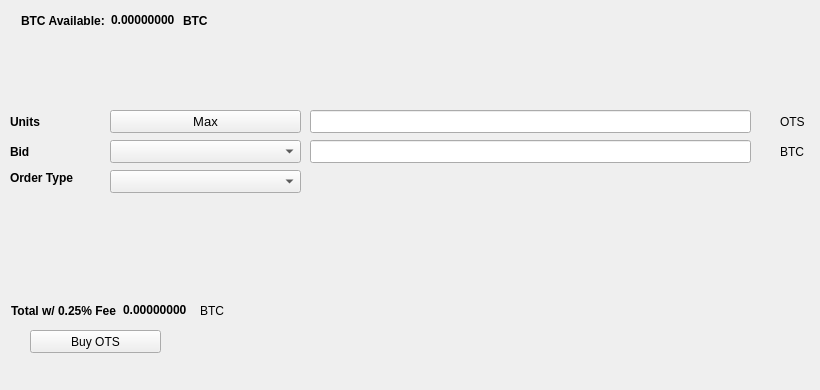
   <widget class="QWidget" name="BuyTab">
    <attribute name="title">
     <string>Buy</string>
    </attribute>
    <widget class="QPushButton" name="BuyOTS">
     <property name="geometry">
      <rect>
       <x>30</x>
       <y>330</y>
       <width>131</width>
       <height>23</height>
      </rect>
     </property>
     <property name="text">
      <string>Buy OTS</string>
     </property>
     <property name="icon">
      <iconset resource="../otscoin.qrc">
       <normaloff>:/icons/bitcoin</normaloff>:/icons/bitcoin</iconset>
     </property>
    </widget>
    <widget class="QLabel" name="label_3">
     <property name="geometry">
      <rect>
       <x>10</x>
       <y>110</y>
       <width>46</width>
       <height>23</height>
      </rect>
     </property>
     <property name="font">
      <font>
       <weight>75</weight>
       <bold>true</bold>
      </font>
     </property>
     <property name="text">
      <string>Units</string>
     </property>
    </widget>
    <widget class="QLineEdit" name="UnitsInput">
     <property name="geometry">
      <rect>
       <x>310</x>
       <y>110</y>
       <width>441</width>
       <height>23</height>
      </rect>
     </property>
     <property name="font">
      <font>
       <pointsize>9</pointsize>
       <weight>75</weight>
       <bold>true</bold>
      </font>
     </property>
    </widget>
    <widget class="QLineEdit" name="BuyBidPriceEdit">
     <property name="geometry">
      <rect>
       <x>310</x>
       <y>140</y>
       <width>441</width>
       <height>23</height>
      </rect>
     </property>
     <property name="font">
      <font>
       <pointsize>9</pointsize>
       <weight>75</weight>
       <bold>true</bold>
      </font>
     </property>
    </widget>
    <widget class="QLabel" name="label_4">
     <property name="geometry">
      <rect>
       <x>780</x>
       <y>110</y>
       <width>31</width>
       <height>23</height>
      </rect>
     </property>
     <property name="text">
      <string>OTS</string>
     </property>
    </widget>
    <widget class="QLabel" name="label_5">
     <property name="geometry">
      <rect>
       <x>780</x>
       <y>140</y>
       <width>31</width>
       <height>23</height>
      </rect>
     </property>
     <property name="text">
      <string>BTC</string>
     </property>
    </widget>
    <widget class="QLabel" name="label_6">
     <property name="geometry">
      <rect>
       <x>10</x>
       <y>140</y>
       <width>46</width>
       <height>23</height>
      </rect>
     </property>
     <property name="font">
      <font>
       <weight>75</weight>
       <bold>true</bold>
      </font>
     </property>
     <property name="text">
      <string>Bid</string>
     </property>
    </widget>
    <widget class="QLabel" name="label_7">
     <property name="geometry">
      <rect>
       <x>10</x>
       <y>170</y>
       <width>91</width>
       <height>16</height>
      </rect>
     </property>
     <property name="font">
      <font>
       <weight>75</weight>
       <bold>true</bold>
      </font>
     </property>
     <property name="text">
      <string>Order Type</string>
     </property>
    </widget>
    <widget class="QPushButton" name="Buy_Max_Amount">
     <property name="geometry">
      <rect>
       <x>110</x>
       <y>110</y>
       <width>191</width>
       <height>23</height>
      </rect>
     </property>
     <property name="font">
      <font>
       <pointsize>10</pointsize>
      </font>
     </property>
     <property name="text">
      <string>Max</string>
     </property>
    </widget>
    <widget class="QComboBox" name="BuyBidcomboBox">
     <property name="geometry">
      <rect>
       <x>110</x>
       <y>140</y>
       <width>191</width>
       <height>23</height>
      </rect>
     </property>
     <property name="font">
      <font>
       <pointsize>10</pointsize>
      </font>
     </property>
    </widget>
    <widget class="QComboBox" name="buyOrdertypeCombo">
     <property name="geometry">
      <rect>
       <x>110</x>
       <y>170</y>
       <width>191</width>
       <height>23</height>
      </rect>
     </property>
     <property name="font">
      <font>
       <pointsize>10</pointsize>
      </font>
     </property>
    </widget>
    <widget class="QWidget" name="layoutWidget1">
     <property name="geometry">
      <rect>
       <x>21</x>
       <y>11</y>
       <width>227</width>
       <height>19</height>
      </rect>
     </property>
     <layout class="QHBoxLayout" name="horizontalLayout_3">
      <item>
       <widget class="QLabel" name="label232">
        <property name="font">
         <font>
          <weight>75</weight>
          <bold>true</bold>
         </font>
        </property>
        <property name="text">
         <string>BTC Available:</string>
        </property>
       </widget>
      </item>
      <item>
       <widget class="QLabel" name="BtcAvailableLbl">
        <property name="palette">
         <palette>
          <active>
           <colorrole role="WindowText">
            <brush brushstyle="SolidPattern">
             <color alpha="255">
              <red>0</red>
              <green>0</green>
              <blue>0</blue>
             </color>
            </brush>
           </colorrole>
           <colorrole role="Button">
            <brush brushstyle="SolidPattern">
             <color alpha="255">
              <red>0</red>
              <green>170</green>
              <blue>0</blue>
             </color>
            </brush>
           </colorrole>
           <colorrole role="Light">
            <brush brushstyle="SolidPattern">
             <color alpha="255">
              <red>0</red>
              <green>255</green>
              <blue>0</blue>
             </color>
            </brush>
           </colorrole>
           <colorrole role="Midlight">
            <brush brushstyle="SolidPattern">
             <color alpha="255">
              <red>0</red>
              <green>212</green>
              <blue>0</blue>
             </color>
            </brush>
           </colorrole>
           <colorrole role="Dark">
            <brush brushstyle="SolidPattern">
             <color alpha="255">
              <red>0</red>
              <green>85</green>
              <blue>0</blue>
             </color>
            </brush>
           </colorrole>
           <colorrole role="Mid">
            <brush brushstyle="SolidPattern">
             <color alpha="255">
              <red>0</red>
              <green>113</green>
              <blue>0</blue>
             </color>
            </brush>
           </colorrole>
           <colorrole role="Text">
            <brush brushstyle="SolidPattern">
             <color alpha="255">
              <red>0</red>
              <green>170</green>
              <blue>0</blue>
             </color>
            </brush>
           </colorrole>
           <colorrole role="BrightText">
            <brush brushstyle="SolidPattern">
             <color alpha="255">
              <red>255</red>
              <green>255</green>
              <blue>255</blue>
             </color>
            </brush>
           </colorrole>
           <colorrole role="ButtonText">
            <brush brushstyle="SolidPattern">
             <color alpha="255">
              <red>0</red>
              <green>0</green>
              <blue>0</blue>
             </color>
            </brush>
           </colorrole>
           <colorrole role="Base">
            <brush brushstyle="SolidPattern">
             <color alpha="255">
              <red>255</red>
              <green>255</green>
              <blue>255</blue>
             </color>
            </brush>
           </colorrole>
           <colorrole role="Window">
            <brush brushstyle="SolidPattern">
             <color alpha="255">
              <red>0</red>
              <green>170</green>
              <blue>0</blue>
             </color>
            </brush>
           </colorrole>
           <colorrole role="Shadow">
            <brush brushstyle="SolidPattern">
             <color alpha="255">
              <red>0</red>
              <green>0</green>
              <blue>0</blue>
             </color>
            </brush>
           </colorrole>
           <colorrole role="AlternateBase">
            <brush brushstyle="SolidPattern">
             <color alpha="255">
              <red>127</red>
              <green>212</green>
              <blue>127</blue>
             </color>
            </brush>
           </colorrole>
           <colorrole role="ToolTipBase">
            <brush brushstyle="SolidPattern">
             <color alpha="255">
              <red>255</red>
              <green>255</green>
              <blue>220</blue>
             </color>
            </brush>
           </colorrole>
           <colorrole role="ToolTipText">
            <brush brushstyle="SolidPattern">
             <color alpha="255">
              <red>0</red>
              <green>0</green>
              <blue>0</blue>
             </color>
            </brush>
           </colorrole>
          </active>
          <inactive>
           <colorrole role="WindowText">
            <brush brushstyle="SolidPattern">
             <color alpha="255">
              <red>0</red>
              <green>0</green>
              <blue>0</blue>
             </color>
            </brush>
           </colorrole>
           <colorrole role="Button">
            <brush brushstyle="SolidPattern">
             <color alpha="255">
              <red>0</red>
              <green>170</green>
              <blue>0</blue>
             </color>
            </brush>
           </colorrole>
           <colorrole role="Light">
            <brush brushstyle="SolidPattern">
             <color alpha="255">
              <red>0</red>
              <green>255</green>
              <blue>0</blue>
             </color>
            </brush>
           </colorrole>
           <colorrole role="Midlight">
            <brush brushstyle="SolidPattern">
             <color alpha="255">
              <red>0</red>
              <green>212</green>
              <blue>0</blue>
             </color>
            </brush>
           </colorrole>
           <colorrole role="Dark">
            <brush brushstyle="SolidPattern">
             <color alpha="255">
              <red>0</red>
              <green>85</green>
              <blue>0</blue>
             </color>
            </brush>
           </colorrole>
           <colorrole role="Mid">
            <brush brushstyle="SolidPattern">
             <color alpha="255">
              <red>0</red>
              <green>113</green>
              <blue>0</blue>
             </color>
            </brush>
           </colorrole>
           <colorrole role="Text">
            <brush brushstyle="SolidPattern">
             <color alpha="255">
              <red>0</red>
              <green>170</green>
              <blue>0</blue>
             </color>
            </brush>
           </colorrole>
           <colorrole role="BrightText">
            <brush brushstyle="SolidPattern">
             <color alpha="255">
              <red>255</red>
              <green>255</green>
              <blue>255</blue>
             </color>
            </brush>
           </colorrole>
           <colorrole role="ButtonText">
            <brush brushstyle="SolidPattern">
             <color alpha="255">
              <red>0</red>
              <green>0</green>
              <blue>0</blue>
             </color>
            </brush>
           </colorrole>
           <colorrole role="Base">
            <brush brushstyle="SolidPattern">
             <color alpha="255">
              <red>255</red>
              <green>255</green>
              <blue>255</blue>
             </color>
            </brush>
           </colorrole>
           <colorrole role="Window">
            <brush brushstyle="SolidPattern">
             <color alpha="255">
              <red>0</red>
              <green>170</green>
              <blue>0</blue>
             </color>
            </brush>
           </colorrole>
           <colorrole role="Shadow">
            <brush brushstyle="SolidPattern">
             <color alpha="255">
              <red>0</red>
              <green>0</green>
              <blue>0</blue>
             </color>
            </brush>
           </colorrole>
           <colorrole role="AlternateBase">
            <brush brushstyle="SolidPattern">
             <color alpha="255">
              <red>127</red>
              <green>212</green>
              <blue>127</blue>
             </color>
            </brush>
           </colorrole>
           <colorrole role="ToolTipBase">
            <brush brushstyle="SolidPattern">
             <color alpha="255">
              <red>255</red>
              <green>255</green>
              <blue>220</blue>
             </color>
            </brush>
           </colorrole>
           <colorrole role="ToolTipText">
            <brush brushstyle="SolidPattern">
             <color alpha="255">
              <red>0</red>
              <green>0</green>
              <blue>0</blue>
             </color>
            </brush>
           </colorrole>
          </inactive>
          <disabled>
           <colorrole role="WindowText">
            <brush brushstyle="SolidPattern">
             <color alpha="255">
              <red>0</red>
              <green>85</green>
              <blue>0</blue>
             </color>
            </brush>
           </colorrole>
           <colorrole role="Button">
            <brush brushstyle="SolidPattern">
             <color alpha="255">
              <red>0</red>
              <green>170</green>
              <blue>0</blue>
             </color>
            </brush>
           </colorrole>
           <colorrole role="Light">
            <brush brushstyle="SolidPattern">
             <color alpha="255">
              <red>0</red>
              <green>255</green>
              <blue>0</blue>
             </color>
            </brush>
           </colorrole>
           <colorrole role="Midlight">
            <brush brushstyle="SolidPattern">
             <color alpha="255">
              <red>0</red>
              <green>212</green>
              <blue>0</blue>
             </color>
            </brush>
           </colorrole>
           <colorrole role="Dark">
            <brush brushstyle="SolidPattern">
             <color alpha="255">
              <red>0</red>
              <green>85</green>
              <blue>0</blue>
             </color>
            </brush>
           </colorrole>
           <colorrole role="Mid">
            <brush brushstyle="SolidPattern">
             <color alpha="255">
              <red>0</red>
              <green>113</green>
              <blue>0</blue>
             </color>
            </brush>
           </colorrole>
           <colorrole role="Text">
            <brush brushstyle="SolidPattern">
             <color alpha="255">
              <red>0</red>
              <green>85</green>
              <blue>0</blue>
             </color>
            </brush>
           </colorrole>
           <colorrole role="BrightText">
            <brush brushstyle="SolidPattern">
             <color alpha="255">
              <red>255</red>
              <green>255</green>
              <blue>255</blue>
             </color>
            </brush>
           </colorrole>
           <colorrole role="ButtonText">
            <brush brushstyle="SolidPattern">
             <color alpha="255">
              <red>0</red>
              <green>85</green>
              <blue>0</blue>
             </color>
            </brush>
           </colorrole>
           <colorrole role="Base">
            <brush brushstyle="SolidPattern">
             <color alpha="255">
              <red>0</red>
              <green>170</green>
              <blue>0</blue>
             </color>
            </brush>
           </colorrole>
           <colorrole role="Window">
            <brush brushstyle="SolidPattern">
             <color alpha="255">
              <red>0</red>
              <green>170</green>
              <blue>0</blue>
             </color>
            </brush>
           </colorrole>
           <colorrole role="Shadow">
            <brush brushstyle="SolidPattern">
             <color alpha="255">
              <red>0</red>
              <green>0</green>
              <blue>0</blue>
             </color>
            </brush>
           </colorrole>
           <colorrole role="AlternateBase">
            <brush brushstyle="SolidPattern">
             <color alpha="255">
              <red>0</red>
              <green>170</green>
              <blue>0</blue>
             </color>
            </brush>
           </colorrole>
           <colorrole role="ToolTipBase">
            <brush brushstyle="SolidPattern">
             <color alpha="255">
              <red>255</red>
              <green>255</green>
              <blue>220</blue>
             </color>
            </brush>
           </colorrole>
           <colorrole role="ToolTipText">
            <brush brushstyle="SolidPattern">
             <color alpha="255">
              <red>0</red>
              <green>0</green>
              <blue>0</blue>
             </color>
            </brush>
           </colorrole>
          </disabled>
         </palette>
        </property>
        <property name="font">
         <font>
          <weight>75</weight>
          <bold>true</bold>
         </font>
        </property>
        <property name="text">
         <string>0.00000000</string>
        </property>
        <property name="textInteractionFlags">
         <set>Qt::LinksAccessibleByMouse|Qt::TextSelectableByKeyboard|Qt::TextSelectableByMouse</set>
        </property>
       </widget>
      </item>
      <item>
       <widget class="QLabel" name="BtcAvailableLbl_2">
        <property name="font">
         <font>
          <weight>75</weight>
          <bold>true</bold>
         </font>
        </property>
        <property name="text">
         <string>BTC</string>
        </property>
       </widget>
      </item>
     </layout>
    </widget>
    <widget class="QWidget" name="layoutWidge2">
     <property name="geometry">
      <rect>
       <x>11</x>
       <y>301</y>
       <width>259</width>
       <height>19</height>
      </rect>
     </property>
     <layout class="QHBoxLayout" name="horizontalLayout_4">
      <item>
       <widget class="QLabel" name="label_9">
        <property name="font">
         <font>
          <weight>75</weight>
          <bold>true</bold>
         </font>
        </property>
        <property name="text">
         <string>Total w/ 0.25% Fee</string>
        </property>
       </widget>
      </item>
      <item>
       <widget class="QLabel" name="BuyCostLabel">
        <property name="palette">
         <palette>
          <active>
           <colorrole role="WindowText">
            <brush brushstyle="SolidPattern">
             <color alpha="255">
              <red>0</red>
              <green>0</green>
              <blue>0</blue>
             </color>
            </brush>
           </colorrole>
           <colorrole role="Button">
            <brush brushstyle="SolidPattern">
             <color alpha="255">
              <red>0</red>
              <green>170</green>
              <blue>0</blue>
             </color>
            </brush>
           </colorrole>
           <colorrole role="Light">
            <brush brushstyle="SolidPattern">
             <color alpha="255">
              <red>0</red>
              <green>255</green>
              <blue>0</blue>
             </color>
            </brush>
           </colorrole>
           <colorrole role="Midlight">
            <brush brushstyle="SolidPattern">
             <color alpha="255">
              <red>0</red>
              <green>212</green>
              <blue>0</blue>
             </color>
            </brush>
           </colorrole>
           <colorrole role="Dark">
            <brush brushstyle="SolidPattern">
             <color alpha="255">
              <red>0</red>
              <green>85</green>
              <blue>0</blue>
             </color>
            </brush>
           </colorrole>
           <colorrole role="Mid">
            <brush brushstyle="SolidPattern">
             <color alpha="255">
              <red>0</red>
              <green>113</green>
              <blue>0</blue>
             </color>
            </brush>
           </colorrole>
           <colorrole role="Text">
            <brush brushstyle="SolidPattern">
             <color alpha="255">
              <red>0</red>
              <green>170</green>
              <blue>0</blue>
             </color>
            </brush>
           </colorrole>
           <colorrole role="BrightText">
            <brush brushstyle="SolidPattern">
             <color alpha="255">
              <red>255</red>
              <green>255</green>
              <blue>255</blue>
             </color>
            </brush>
           </colorrole>
           <colorrole role="ButtonText">
            <brush brushstyle="SolidPattern">
             <color alpha="255">
              <red>0</red>
              <green>0</green>
              <blue>0</blue>
             </color>
            </brush>
           </colorrole>
           <colorrole role="Base">
            <brush brushstyle="SolidPattern">
             <color alpha="255">
              <red>255</red>
              <green>255</green>
              <blue>255</blue>
             </color>
            </brush>
           </colorrole>
           <colorrole role="Window">
            <brush brushstyle="SolidPattern">
             <color alpha="255">
              <red>0</red>
              <green>170</green>
              <blue>0</blue>
             </color>
            </brush>
           </colorrole>
           <colorrole role="Shadow">
            <brush brushstyle="SolidPattern">
             <color alpha="255">
              <red>0</red>
              <green>0</green>
              <blue>0</blue>
             </color>
            </brush>
           </colorrole>
           <colorrole role="AlternateBase">
            <brush brushstyle="SolidPattern">
             <color alpha="255">
              <red>127</red>
              <green>212</green>
              <blue>127</blue>
             </color>
            </brush>
           </colorrole>
           <colorrole role="ToolTipBase">
            <brush brushstyle="SolidPattern">
             <color alpha="255">
              <red>255</red>
              <green>255</green>
              <blue>220</blue>
             </color>
            </brush>
           </colorrole>
           <colorrole role="ToolTipText">
            <brush brushstyle="SolidPattern">
             <color alpha="255">
              <red>0</red>
              <green>0</green>
              <blue>0</blue>
             </color>
            </brush>
           </colorrole>
          </active>
          <inactive>
           <colorrole role="WindowText">
            <brush brushstyle="SolidPattern">
             <color alpha="255">
              <red>0</red>
              <green>0</green>
              <blue>0</blue>
             </color>
            </brush>
           </colorrole>
           <colorrole role="Button">
            <brush brushstyle="SolidPattern">
             <color alpha="255">
              <red>0</red>
              <green>170</green>
              <blue>0</blue>
             </color>
            </brush>
           </colorrole>
           <colorrole role="Light">
            <brush brushstyle="SolidPattern">
             <color alpha="255">
              <red>0</red>
              <green>255</green>
              <blue>0</blue>
             </color>
            </brush>
           </colorrole>
           <colorrole role="Midlight">
            <brush brushstyle="SolidPattern">
             <color alpha="255">
              <red>0</red>
              <green>212</green>
              <blue>0</blue>
             </color>
            </brush>
           </colorrole>
           <colorrole role="Dark">
            <brush brushstyle="SolidPattern">
             <color alpha="255">
              <red>0</red>
              <green>85</green>
              <blue>0</blue>
             </color>
            </brush>
           </colorrole>
           <colorrole role="Mid">
            <brush brushstyle="SolidPattern">
             <color alpha="255">
              <red>0</red>
              <green>113</green>
              <blue>0</blue>
             </color>
            </brush>
           </colorrole>
           <colorrole role="Text">
            <brush brushstyle="SolidPattern">
             <color alpha="255">
              <red>0</red>
              <green>170</green>
              <blue>0</blue>
             </color>
            </brush>
           </colorrole>
           <colorrole role="BrightText">
            <brush brushstyle="SolidPattern">
             <color alpha="255">
              <red>255</red>
              <green>255</green>
              <blue>255</blue>
             </color>
            </brush>
           </colorrole>
           <colorrole role="ButtonText">
            <brush brushstyle="SolidPattern">
             <color alpha="255">
              <red>0</red>
              <green>0</green>
              <blue>0</blue>
             </color>
            </brush>
           </colorrole>
           <colorrole role="Base">
            <brush brushstyle="SolidPattern">
             <color alpha="255">
              <red>255</red>
              <green>255</green>
              <blue>255</blue>
             </color>
            </brush>
           </colorrole>
           <colorrole role="Window">
            <brush brushstyle="SolidPattern">
             <color alpha="255">
              <red>0</red>
              <green>170</green>
              <blue>0</blue>
             </color>
            </brush>
           </colorrole>
           <colorrole role="Shadow">
            <brush brushstyle="SolidPattern">
             <color alpha="255">
              <red>0</red>
              <green>0</green>
              <blue>0</blue>
             </color>
            </brush>
           </colorrole>
           <colorrole role="AlternateBase">
            <brush brushstyle="SolidPattern">
             <color alpha="255">
              <red>127</red>
              <green>212</green>
              <blue>127</blue>
             </color>
            </brush>
           </colorrole>
           <colorrole role="ToolTipBase">
            <brush brushstyle="SolidPattern">
             <color alpha="255">
              <red>255</red>
              <green>255</green>
              <blue>220</blue>
             </color>
            </brush>
           </colorrole>
           <colorrole role="ToolTipText">
            <brush brushstyle="SolidPattern">
             <color alpha="255">
              <red>0</red>
              <green>0</green>
              <blue>0</blue>
             </color>
            </brush>
           </colorrole>
          </inactive>
          <disabled>
           <colorrole role="WindowText">
            <brush brushstyle="SolidPattern">
             <color alpha="255">
              <red>0</red>
              <green>85</green>
              <blue>0</blue>
             </color>
            </brush>
           </colorrole>
           <colorrole role="Button">
            <brush brushstyle="SolidPattern">
             <color alpha="255">
              <red>0</red>
              <green>170</green>
              <blue>0</blue>
             </color>
            </brush>
           </colorrole>
           <colorrole role="Light">
            <brush brushstyle="SolidPattern">
             <color alpha="255">
              <red>0</red>
              <green>255</green>
              <blue>0</blue>
             </color>
            </brush>
           </colorrole>
           <colorrole role="Midlight">
            <brush brushstyle="SolidPattern">
             <color alpha="255">
              <red>0</red>
              <green>212</green>
              <blue>0</blue>
             </color>
            </brush>
           </colorrole>
           <colorrole role="Dark">
            <brush brushstyle="SolidPattern">
             <color alpha="255">
              <red>0</red>
              <green>85</green>
              <blue>0</blue>
             </color>
            </brush>
           </colorrole>
           <colorrole role="Mid">
            <brush brushstyle="SolidPattern">
             <color alpha="255">
              <red>0</red>
              <green>113</green>
              <blue>0</blue>
             </color>
            </brush>
           </colorrole>
           <colorrole role="Text">
            <brush brushstyle="SolidPattern">
             <color alpha="255">
              <red>0</red>
              <green>85</green>
              <blue>0</blue>
             </color>
            </brush>
           </colorrole>
           <colorrole role="BrightText">
            <brush brushstyle="SolidPattern">
             <color alpha="255">
              <red>255</red>
              <green>255</green>
              <blue>255</blue>
             </color>
            </brush>
           </colorrole>
           <colorrole role="ButtonText">
            <brush brushstyle="SolidPattern">
             <color alpha="255">
              <red>0</red>
              <green>85</green>
              <blue>0</blue>
             </color>
            </brush>
           </colorrole>
           <colorrole role="Base">
            <brush brushstyle="SolidPattern">
             <color alpha="255">
              <red>0</red>
              <green>170</green>
              <blue>0</blue>
             </color>
            </brush>
           </colorrole>
           <colorrole role="Window">
            <brush brushstyle="SolidPattern">
             <color alpha="255">
              <red>0</red>
              <green>170</green>
              <blue>0</blue>
             </color>
            </brush>
           </colorrole>
           <colorrole role="Shadow">
            <brush brushstyle="SolidPattern">
             <color alpha="255">
              <red>0</red>
              <green>0</green>
              <blue>0</blue>
             </color>
            </brush>
           </colorrole>
           <colorrole role="AlternateBase">
            <brush brushstyle="SolidPattern">
             <color alpha="255">
              <red>0</red>
              <green>170</green>
              <blue>0</blue>
             </color>
            </brush>
           </colorrole>
           <colorrole role="ToolTipBase">
            <brush brushstyle="SolidPattern">
             <color alpha="255">
              <red>255</red>
              <green>255</green>
              <blue>220</blue>
             </color>
            </brush>
           </colorrole>
           <colorrole role="ToolTipText">
            <brush brushstyle="SolidPattern">
             <color alpha="255">
              <red>0</red>
              <green>0</green>
              <blue>0</blue>
             </color>
            </brush>
           </colorrole>
          </disabled>
         </palette>
        </property>
        <property name="font">
         <font>
          <weight>75</weight>
          <bold>true</bold>
         </font>
        </property>
        <property name="autoFillBackground">
         <bool>false</bool>
        </property>
        <property name="text">
         <string>0.00000000</string>
        </property>
        <property name="textInteractionFlags">
         <set>Qt::LinksAccessibleByMouse|Qt::TextSelectableByMouse</set>
        </property>
       </widget>
      </item>
      <item>
       <widget class="QLabel" name="label_10">
        <property name="font">
         <font>
          <weight>50</weight>
          <bold>false</bold>
         </font>
        </property>
        <property name="text">
         <string>BTC</string>
        </property>
       </widget>
      </item>
     </layout>
    </widget>
    <widget class="QLabel" name="label_24">
     <property name="geometry">
      <rect>
       <x>460</x>
       <y>300</y>
       <width>281</width>
       <height>81</height>
      </rect>
     </property>
     <property name="text">
      <string/>
     </property>
     <property name="pixmap">
      <pixmap>:/images/bittrex</pixmap>
     </property>
    </widget>
   </widget>
